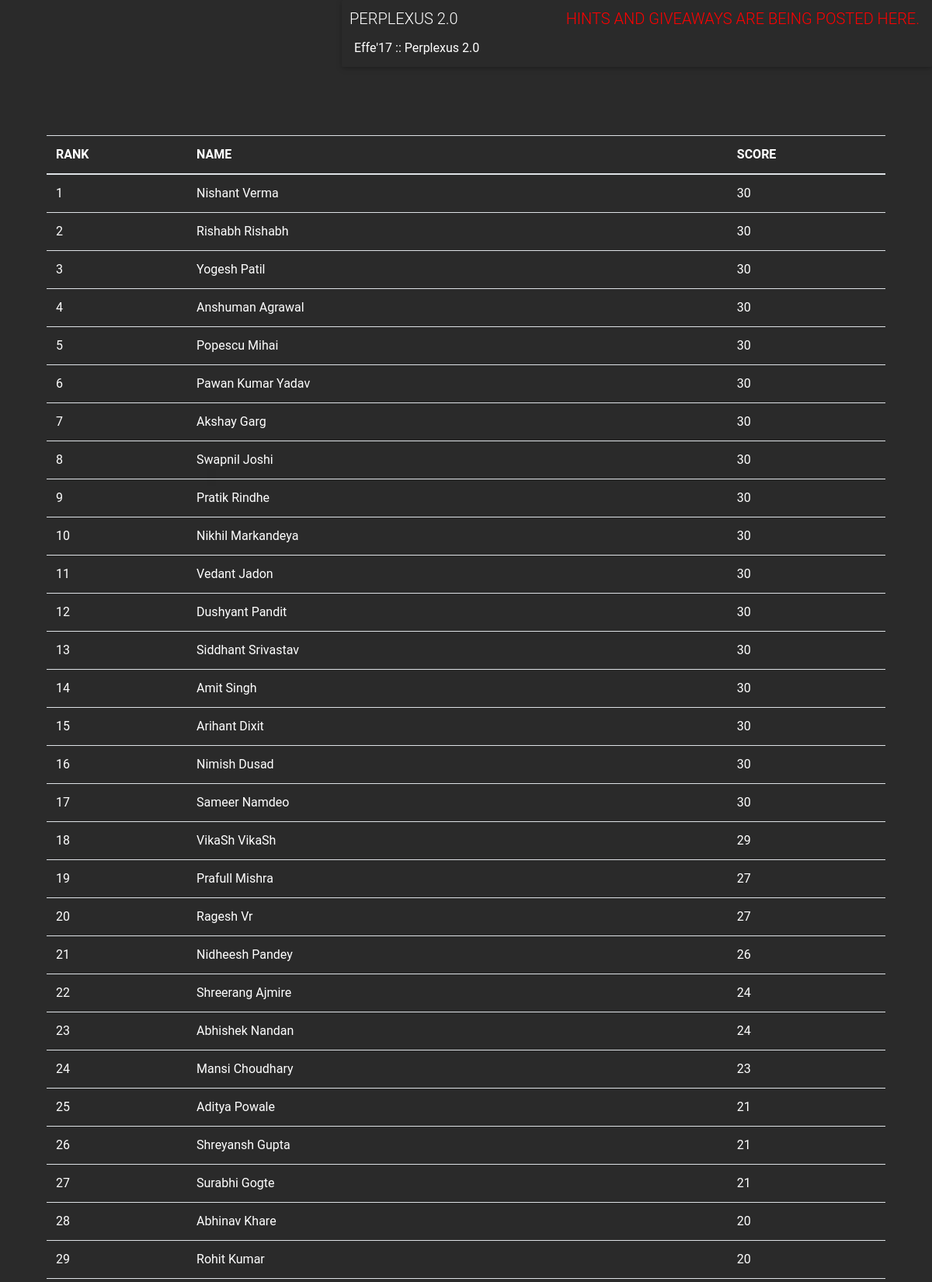
The page /leaderboard.php (upper part) on the database its author committed.
### tables this page shows
CREATE TABLE `users` (
  `id` int(11) NOT NULL,
  `oauth_provider` varchar(255) NOT NULL,
  `oauth_uid` varchar(255) NOT NULL,
  `fname` varchar(255) NOT NULL,
  `lname` varchar(255) NOT NULL,
  `email` varchar(255) NOT NULL,
  `gender` varchar(10) NOT NULL,
  `locale` varchar(10) NOT NULL,
  `picture` text NOT NULL,
  `created` datetime NOT NULL,
  `modified` datetime NOT NULL,
  `qtime` timestamp NOT NULL DEFAULT CURRENT_TIMESTAMP,
  `score` int(20) NOT NULL DEFAULT '0',
  `q1` int(11) NOT NULL,
  `q2` int(11) NOT NULL,
  `q3` int(11) NOT NULL,
  `q4` int(11) NOT NULL,
  `q5` int(11) NOT NULL,
  `q6` int(11) NOT NULL,
  `q7` int(11) NOT NULL,
  `q8` int(11) NOT NULL,
  `q9` int(11) NOT NULL,
  `q10` int(11) NOT NULL,
  `q11` int(11) NOT NULL,
  `q12` int(11) NOT NULL,
  `q13` int(11) NOT NULL,
  `q14` int(11) NOT NULL,
  `q15` int(11) NOT NULL,
  `q16` int(11) NOT NULL,
  `q17` int(11) NOT NULL,
  `q18` int(11) NOT NULL,
  `q19` int(11) NOT NULL,
  `q20` int(11) NOT NULL,
  `q21` int(11) NOT NULL,
  `q22` int(11) NOT NULL,
  `q23` int(11) NOT NULL,
  `q24` int(11) NOT NULL,
  `q25` int(11) NOT NULL,
  `q26` int(11) NOT NULL,
  `q27` int(11) NOT NULL,
  `q28` int(11) NOT NULL,
  `q29` int(11) NOT NULL,
  `q30` int(11) NOT NULL
);

### leaderboard.php (the view, shortened to what this page needs)
<!DOCTYPE html>
<html lang="en">
<head>
    <link rel="stylesheet" href="https://maxcdn.bootstrapcdn.com/font-awesome/4.6.0/css/font-awesome.min.css">
    <link href="css/bootstrap.min.css" rel="stylesheet">
    <link href="css/mdb.min.css" rel="stylesheet">
</head>
<body class="fixed-sn dark-skin">
    <header>
        <nav class="navbar navbar-fixed-top scrolling-navbar double-nav">
            <div class="breadcrumb-dn" style="margin-left: 10px;">
                <a href="index.php"><h5>PERPLEXUS 2.0</h5></a>
            </div>
            <div class="breadcrumb-dn" style="margin-left: 20px;">
                <a href="https://www.facebook.com/events/1992044107749486/?active_tab=discussion" target="_blank"><h5 style="color:red;">HINTS AND GIVEAWAYS ARE BEING POSTED HERE.</h5></a>
            </div>
            <ul class="nav navbar-nav pull-right">
                 <div class="breadcrumb-dn">
                <p>Effe'17 :: Perplexus 2.0</p>
            </div>
                </ul>
        </nav>
    </header>
    <main>
          <table class="table table-hover">
        <thead>
          <tr>
              <th data-field="Rank">RANK</th>
              <th data-field="Name">NAME</th>
              <th data-field="Score">SCORE</th>
          </tr>
        </thead>
        <tbody class = "table-hover">
        <?php
$servername = "localhost";
$username = "ae5f7c0d_perp";
$password = "perp@2016";
$dbname = "ae5f7c0d_perplexus";
$conn = new mysqli($servername, $username, $password, $dbname);
$rank=1;
$sql = "SELECT * FROM users ORDER BY score DESC, qtime;";
$result = $conn->query($sql);
 while($row = mysqli_fetch_array($result))
 {
 echo "<tr>";
  echo "<td>".$rank."</td>";
  echo "<td>" .$row['fname']." ". $row['lname']. "</td>";
  echo "<td>" . $row['score'] . "</td>";
  echo "</tr>";
  $rank++;
 }
        ?>
        </tbody>
      </table>
    </main>
</body>
</html>

### leaderboard.php (style rules this page uses)
body { background: url("images/bgdark.jpg")no-repeat center center fixed; -webkit-background-size: cover; -moz-background-size: cover; -o-background-size: cover; background-size: cover; }
header, main, footer { padding-left: 440px; }
.dark-skin .navbar { background-color:transparent; }
tr { color:white; }

### rows shown on the page
users: fname "Nishant", lname "Verma", score "30"
users: fname "Rishabh", lname "Rishabh", score "30"
users: fname "Yogesh", lname "Patil", score "30"
users: fname "Anshuman", lname "Agrawal", score "30"
users: fname "Popescu", lname "Mihai", score "30"
users: fname "Pawan", lname "Kumar Yadav", score "30"
users: fname "Akshay", lname "Garg", score "30"
users: fname "Swapnil", lname "Joshi", score "30"
users: fname "Pratik", lname "Rindhe", score "30"
users: fname "Nikhil", lname "Markandeya", score "30"
users: fname "Vedant", lname "Jadon", score "30"
users: fname "Dushyant", lname "Pandit", score "30"
users: fname "Siddhant", lname "Srivastav", score "30"
users: fname "Amit", lname "Singh", score "30"
users: fname "Arihant", lname "Dixit", score "30"
users: fname "Nimish", lname "Dusad", score "30"
users: fname "Sameer", lname "Namdeo", score "30"
users: fname "VikaSh", lname "VikaSh", score "29"
users: fname "Prafull", lname "Mishra", score "27"
users: fname "Ragesh", lname "Vr", score "27"
users: fname "Nidheesh", lname "Pandey", score "26"
users: fname "Shreerang", lname "Ajmire", score "24"
users: fname "Abhishek", lname "Nandan", score "24"
users: fname "Mansi", lname "Choudhary", score "23"
users: fname "Aditya", lname "Powale", score "21"
users: fname "Shreyansh", lname "Gupta", score "21"
users: fname "Surabhi", lname "Gogte", score "21"
users: fname "Abhinav", lname "Khare", score "20"
users: fname "Rohit", lname "Kumar", score "20"
